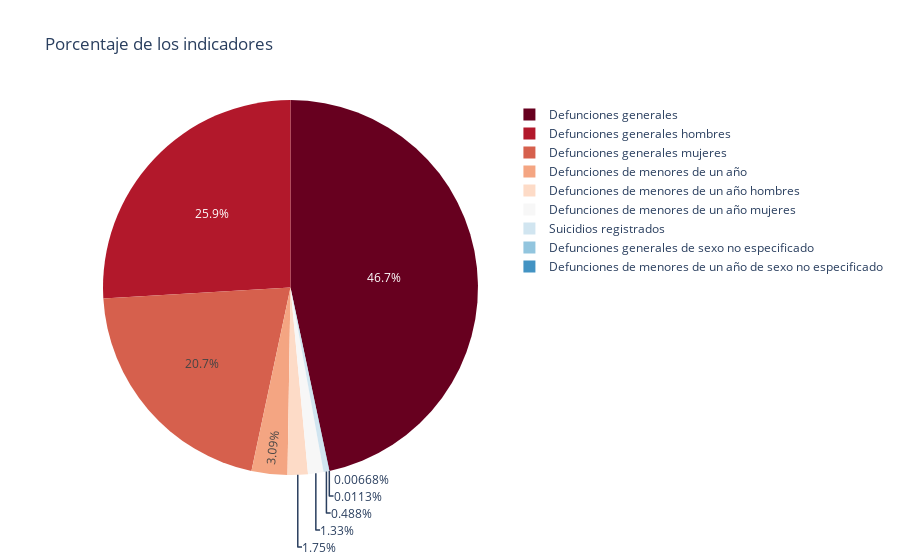

The notebook cell saved with this chart:
### Markdown cell above
**Porcentaje que representa el indicador**

### Code cell
circular = px.pie(estado_defunciones,values='valor',names='indicador',title='Porcentaje de los indicadores'
                  ,color_discrete_sequence=px.colors.sequential.RdBu)
circular.show()

### Figure 1 — Plotly figure (JSON) as saved in the notebook; plotly's stock layout.template omitted (floating-point values rounded to 4 significant figures; data arrays with more than 128 entries replaced by an {"elided": "..."} marker saying what was removed)
{"data": [{"domain": {"x": [0, 1], "y": [0, 1]}, "hovertemplate": "indicador=%{label}<br>valor=%{value}<extra></extra>", "labels": {"elided": "248 str values"}, "legendgroup": "", "name": "", "showlegend": true, "type": "pie", "values": {"elided": "248 int values"}}], "layout": {"legend": {"tracegroupgap": 0}, "piecolorway": ["rgb(103,0,31)", "rgb(178,24,43)", "rgb(214,96,77)", "rgb(244,165,130)", "rgb(253,219,199)", "rgb(247,247,247)", "rgb(209,229,240)", "rgb(146,197,222)", "rgb(67,147,195)", "rgb(33,102,172)", "rgb(5,48,97)"], "title": {"text": "Porcentaje de los indicadores"}}}
